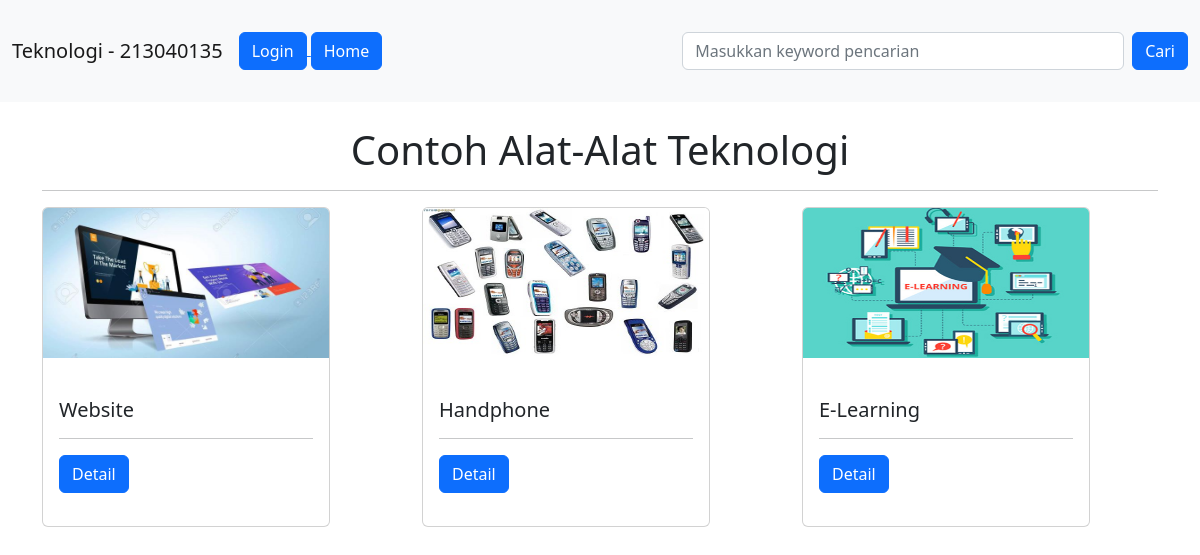
The page / on the database its author committed.
### tables this page shows
CREATE TABLE `teknologi` (
  `ID` int(11) NOT NULL,
  `nama` text NOT NULL,
  `jenis_teknologi` text NOT NULL,
  `awal_ditemukan` text NOT NULL,
  `penemu` text NOT NULL,
  `manfaat` text NOT NULL,
  `sejarah_singkat` text NOT NULL,
  `img` varchar(100) NOT NULL
);

### function.php (called while the page is built, shortened)
<?php
		$conn = mysqli_connect("localhost", "root", "", "pw213040135");
	function query($sql) {
		global $conn;
		$result = mysqli_query($conn, $sql);
		$rows = array();
		while ($row = mysqli_fetch_assoc($result)) {
			$rows[] = $row;
		}
	return $rows;
	}
 ?>

### index.php (the view, shortened to what this page needs)
<?php
	require 'function.php';
	if (isset($_GET['cari'])) {
		$keyword = $_GET["keyword"];
		$sql = "SELECT * FROM teknologi WHERE nama LIKE '%$keyword%'" ;
		$teknologi = query($sql);
	} else {
		$teknologi = query("SELECT * FROM teknologi");
	}
 ?>
<!DOCTYPE html>
<html>
<head>
	<link rel="stylesheet" type="text/css" href="css\bootstrap.min.css">
</head>
<body>
		<nav class="navbar navbar-expand-lg bg-light">
		  <div class="container-xxl bd-gutter mt-3 my-md-4 bd-layot">
		  <span class="navbar-brand mb-0 h1">Teknologi - 213040135</span>
		    <div class="collapse navbar-collapse" id="navbarSupportedContent">
		      <ul class="navbar-nav me-auto mb-2 mb-lg-0">
		        <li class="nav-item dropdown">
		         <a href="login.php">
					<button class="btn btn-primary" type="submit">Login</button>
				</a>
				<a href="index.php">
					<button class="btn btn-primary" type="submit">Home</button>
				</a>
		        </li>
		      </ul>
		      <form action="" method="get" class="d-flex" role="search">
		        <input type="search" name="keyword" placeholder="Masukkan keyword pencarian" size="40" autocomplete="off" id="keyword" class="form-control me-2">
		        <button name="cari" type="submit" id="cari" class="btn btn-primary">Cari</button>
		      </form>
		    </div>
		  </div>
		</nav>
		<div class="container-xxl bd-gutter mt-3 my-md-4 bd-layout">
		<div class="container">
			<h1 align="center"> Contoh Alat-Alat Teknologi </h1>
			<hr>
			<?php for ($i=1; $i <= 1 ; $i++){ ?>
	  				<div class="row">
	  					<?php foreach ($teknologi as $row) { ?>
	    		<div class="col-4">
				<div class="card" style="width: 18rem; height: 20rem;">
  								<img class="card-img-top" src=img/<?php echo $row["img"] ?> width="100px" height="150px">
  								<br>
  								<div class="card-body">
								<h5 class="card-title">
									<?php echo $row["nama"] ?>
								</h5>
								<hr>
	   								<a href="profile.php?id=<?php echo $row["ID"] ?>" class="btn btn-primary">Detail</a>
					</div>
				</div>
    								<br>
 		 </div>
 		 				<?php }  ?>
 		 <?php } ?>
		</div>
</body>
</html>

### rows shown on the page
teknologi: img (picture), nama "Website"
teknologi: img (picture), nama "Handphone"
teknologi: img (picture), nama "E-Learning"
